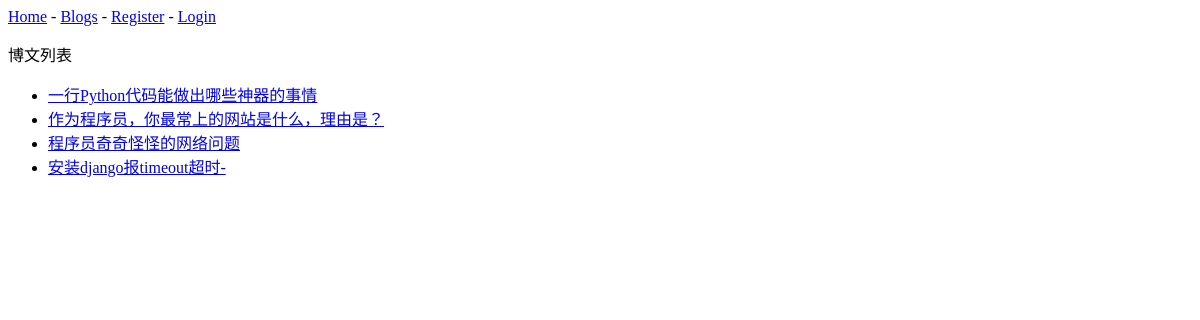
The page /blogs/ on the database as committed earlier.
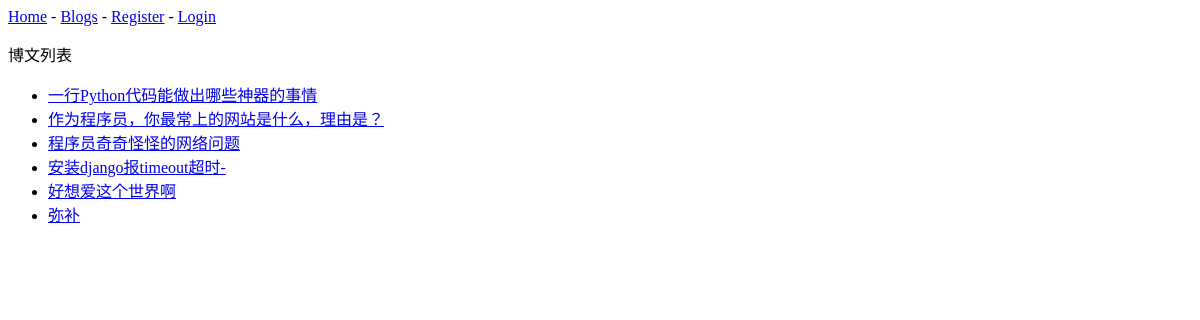
The same page on the database as committed later.
### blogs_/models.py (models this page shows)
class BlogPost(models.Model):
    title=models.CharField(max_length=200)
    text=models.TextField()
    date_added=models.DateTimeField(auto_now_add=True)
    owner=models.ForeignKey(User,on_delete=models.CASCADE)
    def __str__(self):
        if len(self.title)>30:
            return self.title[:30]+'...'
        else:
            return self.title

### blogs_/views.py (the view)
# urls.py: path('blogs/',views.blogs,name='blogs'),
def blogs(request):
    blogs=BlogPost.objects.order_by('date_added')
    context={'blogs':blogs}
    return render(request,'blogs_/blogs.html',context)

### blogs_/templates/blogs_/blogs.html (shortened to what this page needs)
{% extends 'blogs_/base.html' %}
{% block content %}
  <p>博文列表</p>
  <ul>
    {% for blog in blogs %}
      <li><a href="{% url 'blogs_:blog' blog.id %}">{{ blog }}</a></li>
    {% empty %}
      <li>No blog have been added yet.</li>
    {% endfor %}
  </ul>
{% endblock content %}

### blogs_/templates/blogs_/base.html
<p>
  <a href="{% url 'blogs_:index' %}">Home</a> -
  <a href="{% url 'blogs_:blogs' %}">Blogs</a> -
  {% if user.is_authenticated %}
    Hello,{{ user.username }}.
    <a href="{% url 'users:logout' %}">Logout</a>
  {% else %}
    <a href="{% url 'users:register' %}">Register</a> -
    <a href="{% url 'users:login' %}">Login</a>
  {% endif %}
</p>
{% block content %}{% endblock content %}

Rows that differ between the two databases and show on the page:
added BlogPost: title "好想爱这个世界啊"
added BlogPost: title "弥补"
